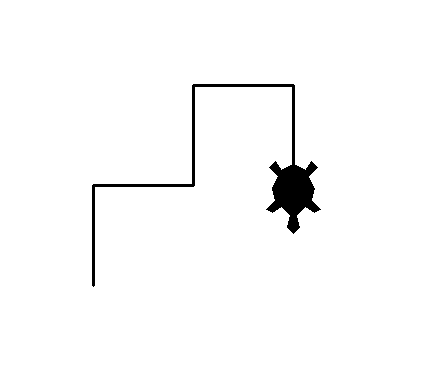

Python code for this plot:
import turtle

t = turtle.Turtle()
t.shape("turtle")

t.width(3)
t.shapesize(3,3)

while True:
    command = input("명령을 입력하시오:")
    if command == "l":
        t.left(90)
        t.forward(100)

    if command == "r":
        t.right(90)
        t.forward(100)
